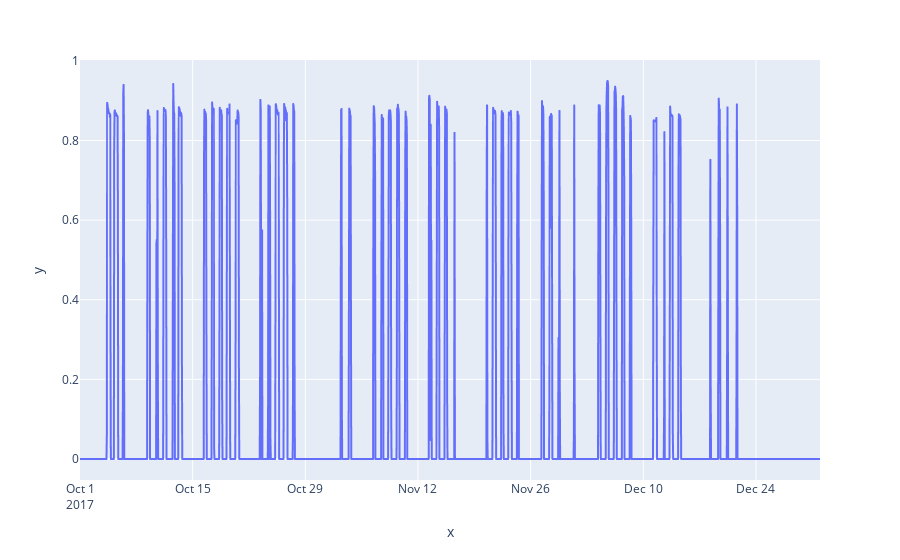

The cell this chart's notebook holds for it:
### Code cell
px.line(x=df.index, y=df.kw)

### Figure 1 — Plotly figure (JSON) as saved in the notebook; plotly's stock layout.template omitted (floating-point values rounded to 4 significant figures; data arrays with more than 128 entries replaced by an {"elided": "..."} marker saying what was removed)
{"data": [{"hovertemplate": "x=%{x}<br>y=%{y}<extra></extra>", "legendgroup": "", "line": {"color": "#636efa", "dash": "solid"}, "marker": {"symbol": "circle"}, "mode": "lines", "name": "", "showlegend": false, "type": "scattergl", "x": {"elided": "2208 str values"}, "xaxis": "x", "y": {"elided": "2208 float values"}, "yaxis": "y"}], "layout": {"legend": {"tracegroupgap": 0}, "margin": {"t": 60}, "xaxis": {"anchor": "y", "domain": [0, 1], "title": {"text": "x"}}, "yaxis": {"anchor": "x", "domain": [0, 1], "title": {"text": "y"}}}}
